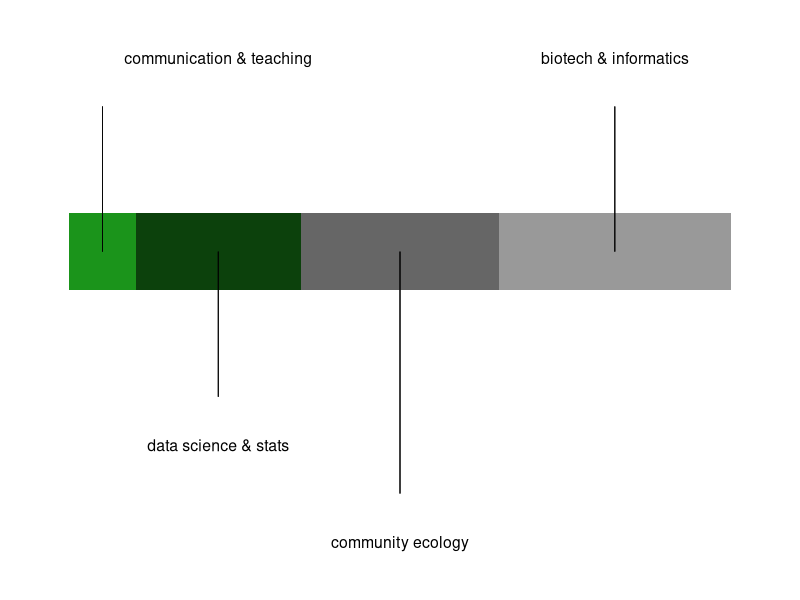

Source code (R):
require(ggplot2)

# Make a dummy dataframe
dat <-
  data.frame(
    type = c(
      "4communication",
      "3data science\n&stats",
      "2community ecology",
      "1biotech &\ninformatics"
    ),
    pct = c(10, 25, 30, 35),
    y = as.factor(c(4,4,4,4))
  )
experience_plot <- 
  ggplot(dat, aes(x = pct, y = y, fill = type)) +
  geom_bar(width = 0.8,
           stat = "identity") +
  ylim("1", "2", "3", "4","5","6") +
  xlim(c(-5, 105)) +
  scale_fill_manual(values = c("#999999", "#666666", "#0c410c", "#1b941b")) +
  theme_void() +
  theme(legend.position = "none") +
  geom_text(
    x = c(22.5, 22.5, 50, 82.5),
    y = c("6", "2", "1", "6"),
    label = c(
      "communication & teaching",
      "data science & stats",
      "community ecology",
      "biotech & informatics"
    ),
    size = 4
  ) +
  geom_segment(y = 4,
               yend = 5.5,
               x = 5,
               xend = 5,
               size = 0.2) +
  geom_segment(y = 4,
               yend = 2.5,
               x = 22.5,
               xend = 22.5,
               size = 0.2) +
  geom_segment(y = 4,
               yend = 1.5,
               x = 50,
               xend = 50,
               size = 0.2) +
  geom_segment(y = 4,
               yend = 5.5,
               x = 82.5,
               xend = 82.5,
               size = 0.2)